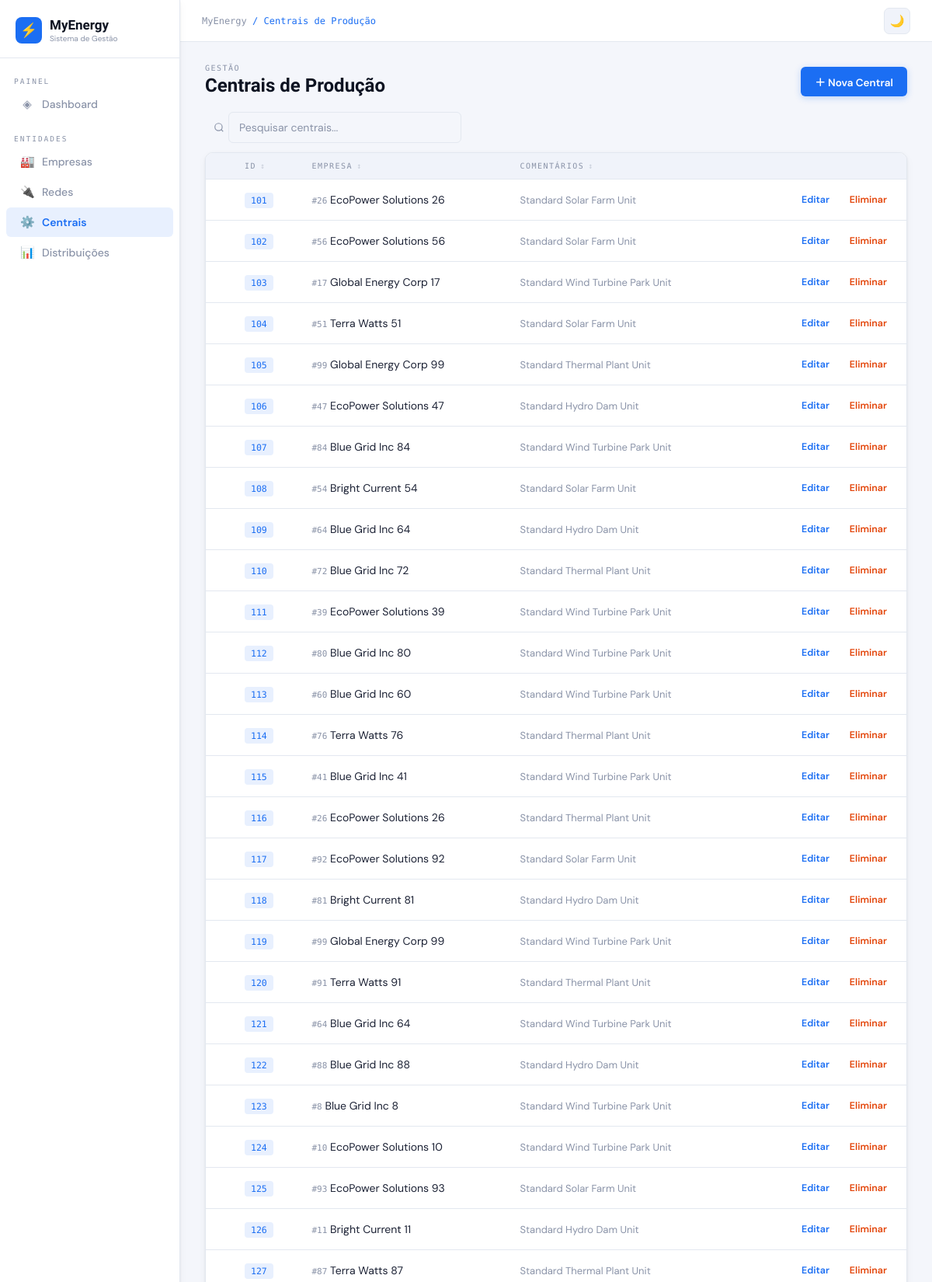
The page /plants (signed in, upper part) on the database its author committed.
### tables this page shows
CREATE TABLE "Plant" (
"plant_id" INTEGER,
  "plant_comments" TEXT,
  "company_id" INTEGER
);

CREATE TABLE "Company" (
"company_id" INTEGER,
  "company_name" TEXT,
  "company_creation_date" TEXT
);

### app.py (the view)
@app.route('/plants')
@login_required
def plants():
    con = get_db()
    rows = con.execute("""
        SELECT p.plant_id, p.plant_comments, p.company_id, c.company_name
        FROM Plant p LEFT JOIN Company c ON p.company_id=c.company_id
        WHERE p.plant_id IS NOT NULL ORDER BY p.plant_id
    """).fetchall()
    con.close()
    return render_template('plants/list.html', rows=rows)

### app.py (called while the page is built)
def get_db():
    con = sqlite3.connect(DB_PATH)
    con.row_factory = sqlite3.Row
    return con

def login_required(f):
    @wraps(f)
    def wrapped(*a, **kw):
        if 'username' not in session:
            flash('Faça login para continuar.', 'error')
            return redirect(url_for('login'))
        return f(*a, **kw)
    return wrapped

### templates/plants/list.html (shortened to what this page needs)
{% extends 'base.html' %}
{% block breadcrumb %}Centrais de Produção{% endblock %}
{% block content %}
<div class="page-header">
  <div class="page-title"><small>Gestão</small>Centrais de Produção</div>
  {% if session.role == 'admin' %}<a href="{{ url_for('plant_new') }}" class="btn btn-primary">＋ Nova Central</a>{% endif %}
</div>
<div class="table-section">
  <div class="table-toolbar">
    <div class="search-wrap">
      <span class="search-icon"><svg width="14" height="14" viewBox="0 0 24 24" fill="none" stroke="currentColor" stroke-width="2"><circle cx="11" cy="11" r="8"/><path d="M21 21l-4.35-4.35"/></svg></span>
      <input class="table-search" type="text" placeholder="Pesquisar centrais..." style="margin-left: 30px;">
    </div>
  </div>
  <div class="table-wrap">
    <table class="enhanced-table">
      <thead><tr>
        {% if session.role == 'admin' %}<th class="check-th"></th>{% endif %}
        <th data-col="{{ 1 if session.role == 'admin' else 0 }}">ID</th>
        <th data-col="{{ 2 if session.role == 'admin' else 1 }}">Empresa</th>
        <th data-col="{{ 3 if session.role == 'admin' else 2 }}">Comentários</th>
        {% if session.role == 'admin' %}<th></th>{% endif %}
      </tr></thead>
      <tbody>
        {% for r in rows %}
        <tr data-id="{{ r.plant_id }}">
          {% if session.role == 'admin' %}<td class="check-td"></td>{% endif %}
          <td><span class="id-badge">{{ r.plant_id }}</span></td>
          <td><span style="color:var(--muted);font-size:11px;font-family:'DM Mono',monospace">#{{ r.company_id }}</span> {{ r.company_name or '—' }}</td>
          <td style="color:var(--muted);font-size:13px">{{ r.plant_comments or '—' }}</td>
          {% if session.role == 'admin' %}
          <td class="td-actions">
            <a href="{{ url_for('plant_edit', pid=r.plant_id) }}" class="btn btn-edit">Editar</a>
            <form method="post" action="{{ url_for('plant_delete', pid=r.plant_id) }}" style="display:inline" onsubmit="return confirm('Eliminar central #{{ r.plant_id }}?')">
              <button type="submit" class="btn btn-danger">Eliminar</button>
            </form>
          </td>
          {% endif %}
        </tr>
        {% else %}
        <tr><td colspan="5"><div class="empty-state"><div class="empty-icon">⚙️</div><p>Nenhuma central registada.</p></div></td></tr>
        {% endfor %}
      </tbody>
    </table>
  </div>
</div>
{% endblock %}

### templates/base.html (style rules this page uses)
[data-theme="light"] { --bg:#f4f6fb; --surface:#fff; --panel:#f0f3fa; --border:#e3e8f0; --accent:#1b6ef3; --accent-l:#e8f0fe; --green:#0e9f6e; --green-l:#e6f9f2; --warn:#e3450a; --warn-l:#fef0eb; --text:#1c2235; --muted:#8a93a8; --heading:#0d1321; --shadow:0 1px 3px rgba(0,0,0,.07),0 4px 12px rgba(0,0,0,.04); --input-bg:#f4f6fb; }
*,*::before,*::after { box-sizing:border-box;margin:0;padding:0 }
body { font-family:'DM Sans',sans-serif;background:var(--bg);color:var(--text);min-height:100vh;display:flex;transition:background .2s,color .2s }
.page-header { display:flex;align-items:flex-end;justify-content:space-between;margin-bottom:20px }
.page-title { font-family:'Sora',sans-serif;font-size:24px;font-weight:700;color:var(--heading) }
.page-title small { display:block;font-family:'DM Mono',monospace;font-size:10px;color:var(--muted);font-weight:400;letter-spacing:1.5px;text-transform:uppercase;margin-bottom:3px }
.btn { display:inline-flex;align-items:center;gap:6px;padding:9px 18px;font-family:'DM Sans',sans-serif;font-size:13.5px;font-weight:600;border:none;cursor:pointer;text-decoration:none;transition:all .13s;border-radius:6px }
.btn-primary { background:var(--accent);color:#fff;box-shadow:0 2px 8px rgba(27,110,243,.25) }
.btn-danger { background:transparent;color:var(--warn);border:1px solid transparent;padding:5px 10px;font-size:12.5px;border-radius:5px }
.btn-edit { background:transparent;color:var(--accent);border:1px solid transparent;padding:5px 10px;font-size:12.5px;border-radius:5px }
.table-toolbar { display:flex;align-items:center;gap:12px;margin-bottom:12px;flex-wrap:wrap }
.search-wrap { position:relative;flex:1;min-width:180px;max-width:300px }
.search-icon { position:absolute;left:11px;top:50%;transform:translateY(-50%);display:flex;align-items:center;pointer-events:none;color:var(--muted);z-index:1;line-height:0 }
.table-search { width:100%;background:var(--surface);border:1.5px solid var(--border);color:var(--text);padding:8px 12px 8px 34px;font-family:'DM Sans',sans-serif;font-size:13.5px;border-radius:7px;outline:none;transition:border-color .13s }
.table-search::placeholder { color:var(--muted) }
.table-wrap { background:var(--surface);border:1px solid var(--border);border-radius:10px;overflow:hidden;box-shadow:var(--shadow) }
table { width:100%;border-collapse:collapse }
thead { background:var(--panel) }
th { padding:11px 14px;font-family:'DM Mono',monospace;font-size:10px;letter-spacing:1.5px;text-transform:uppercase;color:var(--muted);text-align:left;border-bottom:1px solid var(--border);font-weight:500;white-space:nowrap }
th.sortable-col { cursor:pointer;user-select:none;transition:color .12s }
td { padding:12px 14px;font-size:14px;border-bottom:1px solid var(--border);vertical-align:middle }
.id-badge { font-family:'DM Mono',monospace;font-size:11.5px;color:var(--accent);background:var(--accent-l);padding:3px 8px;border-radius:4px }
.td-actions { text-align:right;white-space:nowrap }
.check-th,.check-td { width:36px;padding:0 4px 0 10px !important }
input[type="text"],input[type="date"],input[type="number"],input[type="password"],select,textarea { width:100%;background:var(--input-bg);border:1.5px solid var(--border);color:var(--text);padding:10px 13px;font-family:'DM Sans',sans-serif;font-size:14px;outline:none;transition:border-color .13s,box-shadow .13s;border-radius:6px;appearance:none }

### rows shown on the page
Plant: plant_id "101", company_id "26", company_name "EcoPower Solutions 26", plant_comments "Standard Solar Farm Unit"
Plant: plant_id "102", company_id "56", company_name "EcoPower Solutions 56", plant_comments "Standard Solar Farm Unit"
Plant: plant_id "103", company_id "17", company_name "Global Energy Corp 17", plant_comments "Standard Wind Turbine Park Unit"
Plant: plant_id "104", company_id "51", company_name "Terra Watts 51", plant_comments "Standard Solar Farm Unit"
Plant: plant_id "105", company_id "99", company_name "Global Energy Corp 99", plant_comments "Standard Thermal Plant Unit"
Plant: plant_id "106", company_id "47", company_name "EcoPower Solutions 47", plant_comments "Standard Hydro Dam Unit"
Plant: plant_id "107", company_id "84", company_name "Blue Grid Inc 84", plant_comments "Standard Wind Turbine Park Unit"
Plant: plant_id "108", company_id "54", company_name "Bright Current 54", plant_comments "Standard Solar Farm Unit"
Plant: plant_id "109", company_id "64", company_name "Blue Grid Inc 64", plant_comments "Standard Hydro Dam Unit"
Plant: plant_id "110", company_id "72", company_name "Blue Grid Inc 72", plant_comments "Standard Thermal Plant Unit"
Plant: plant_id "111", company_id "39", company_name "EcoPower Solutions 39", plant_comments "Standard Wind Turbine Park Unit"
Plant: plant_id "112", company_id "80", company_name "Blue Grid Inc 80", plant_comments "Standard Wind Turbine Park Unit"
Plant: plant_id "113", company_id "60", company_name "Blue Grid Inc 60", plant_comments "Standard Wind Turbine Park Unit"
Plant: plant_id "114", company_id "76", company_name "Terra Watts 76", plant_comments "Standard Thermal Plant Unit"
Plant: plant_id "115", company_id "41", company_name "Blue Grid Inc 41", plant_comments "Standard Wind Turbine Park Unit"
Plant: plant_id "116", company_id "26", company_name "EcoPower Solutions 26", plant_comments "Standard Thermal Plant Unit"
Plant: plant_id "117", company_id "92", company_name "EcoPower Solutions 92", plant_comments "Standard Solar Farm Unit"
Plant: plant_id "118", company_id "81", company_name "Bright Current 81", plant_comments "Standard Hydro Dam Unit"
Plant: plant_id "119", company_id "99", company_name "Global Energy Corp 99", plant_comments "Standard Wind Turbine Park Unit"
Plant: plant_id "120", company_id "91", company_name "Terra Watts 91", plant_comments "Standard Thermal Plant Unit"
Plant: plant_id "121", company_id "64", company_name "Blue Grid Inc 64", plant_comments "Standard Wind Turbine Park Unit"
Plant: plant_id "122", company_id "88", company_name "Blue Grid Inc 88", plant_comments "Standard Hydro Dam Unit"
Plant: plant_id "123", company_id "8", company_name "Blue Grid Inc 8", plant_comments "Standard Wind Turbine Park Unit"
Plant: plant_id "124", company_id "10", company_name "EcoPower Solutions 10", plant_comments "Standard Wind Turbine Park Unit"
Plant: plant_id "125", company_id "93", company_name "EcoPower Solutions 93", plant_comments "Standard Solar Farm Unit"
Plant: plant_id "126", company_id "11", company_name "Bright Current 11", plant_comments "Standard Hydro Dam Unit"
Plant: plant_id "127", company_id "87", company_name "Terra Watts 87", plant_comments "Standard Thermal Plant Unit"
